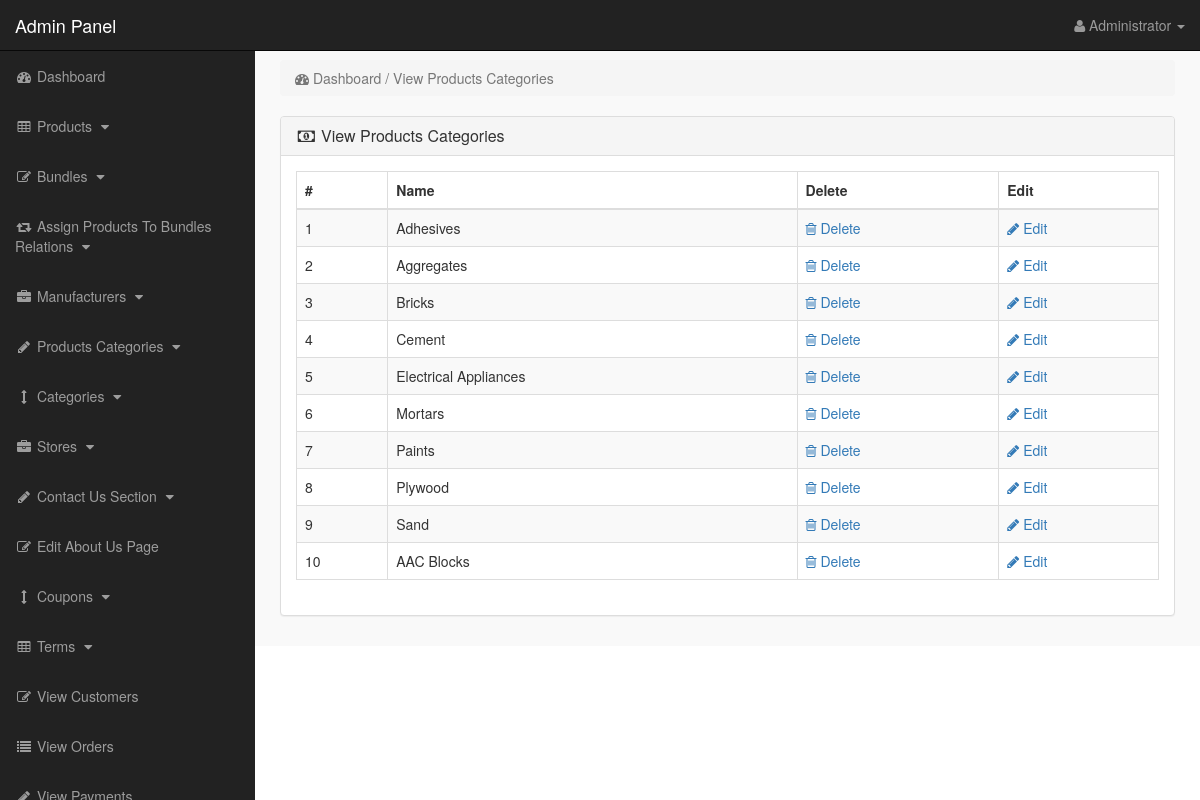
Screenshot of /admin_area/index.php?view_p_cats (signed in) with the database file from the repository.
### tables this page shows
CREATE TABLE `product_categories` (
  `p_cat_id` int(10) NOT NULL,
  `p_cat_title` text NOT NULL,
  `p_cat_top` text NOT NULL,
  `p_cat_image` text NOT NULL
);

### admin_area/view_p_cats.php (the view)
<?php
if(!isset($_SESSION['admin_email'])){
echo "<script>window.open('login.php','_self')</script>";
}
else {
?>
<div class="row">
<div class="col-lg-12">
<ol class="breadcrumb">
<li class="active">
<i class="fa fa-dashboard"></i> Dashboard / View Products Categories
</li>
</ol>
</div>
</div>
<div class="row">
<div class="col-lg-12">
<div class="panel panel-default">
<div class="panel-heading">
<h3 class="panel-title">
<i class="fa fa-money fa-fw"> </i> View Products Categories
</h3>
</div>
<div class="panel-body">
<div class="table-responsive">
<table class="table table-bordered table-hover table-striped">
<thead>
<tr>
<th>#</th>
<th>Name</th>
<th>Delete</th>
<th>Edit</th>
</tr>
</thead>
<tbody>
<?php
$i=0;
$get_p_cats = "select * from product_categories";
$run_p_cats = mysqli_query($con,$get_p_cats);
while($row_p_cats = mysqli_fetch_array($run_p_cats)){
$p_cat_id = $row_p_cats['p_cat_id'];
$p_cat_title = $row_p_cats['p_cat_title'];
$i++;
?>
<tr>
<td> <?php echo $i; ?> </td>
<td> <?php echo $p_cat_title; ?> </td>
<td>
<a href="index.php?delete_p_cat=<?php echo $p_cat_id; ?>">
<i class="fa fa-trash-o"></i> Delete
</a>
</td>
<td>
<a href="index.php?edit_p_cat=<?php echo $p_cat_id; ?>">
<i class="fa fa-pencil"></i> Edit
</a>
</td>
</tr>
<?php } ?>
</tbody>
</table>
</div>
</div>
</div>
</div>
</div>
<?php } ?>

### admin_area/includes/sidebar.php (shortened to what this page needs)
<?php
if(!isset($_SESSION['admin_email'])){
echo "<script>window.open('login.php','_self')</script>";
}
else {
?>
<nav class="navbar navbar-inverse navbar-fixed-top" >
<div class="navbar-header" >
<a class="navbar-brand" href="index.php?dashboard" >Admin Panel</a>
</div>
<ul class="nav navbar-right top-nav" >
<li class="dropdown" >
<a href="#" class="dropdown-toggle" data-toggle="dropdown" >
<i class="fa fa-user" ></i>
<?php echo $admin_name; ?> <b class="caret" ></b>
</a>
</li>
</ul>
<div class="collapse navbar-collapse navbar-ex1-collapse">
<ul class="nav navbar-nav side-nav">
<li>
<a href="index.php?dashboard">
<i class="fa fa-fw fa-dashboard"></i> Dashboard
</a>
</li>
<li>
<a href="#" data-toggle="collapse" data-target="#products">
<i class="fa fa-fw fa-table"></i> Products
<i class="fa fa-fw fa-caret-down"></i>
</a>
</li>
<li>
<a href="#" data-toggle="collapse" data-target="#bundles">
<i class="fa fa-fw fa-edit"></i> Bundles
<i class="fa fa-fw fa-caret-down"></i>
</a>
</li>
<li>
<a href="#" data-toggle="collapse" data-target="#relations">
<i class="fa fa-fw fa-retweet"></i> Assign Products To Bundles Relations
<i class="fa fa-fw fa-caret-down"></i>
</a>
</li>
<li>
<a href="#" data-toggle="collapse" data-target="#manufacturers">
<i class="fa fa-fw fa-briefcase"></i> Manufacturers
<i class="fa fa-fw fa-caret-down"></i>
</a>
</li>
<li>
<a href="#" data-toggle="collapse" data-target="#p_cat">
<i class="fa fa-fw fa-pencil"></i> Products Categories
<i class="fa fa-fw fa-caret-down"></i>
</a>
</li>
<li>
<a href="#" data-toggle="collapse" data-target="#cat">
<i class="fa fa-fw fa-arrows-v"></i> Categories
<i class="fa fa-fw fa-caret-down"></i>
</a>
</li>
<li>
<a href="#" data-toggle="collapse" data-target="#store">
<i class="fa fa-fw fa-briefcase"></i> Stores
<i class="fa fa-fw fa-caret-down"></i>
</a>
</li>
<li>
<a href="#" data-toggle="collapse" data-target="#contact_us">
<i class="fa fa-fw fa-pencil"> </i> Contact Us Section
<i class="fa fa-fw fa-caret-down"></i>
</a>
</li>
<li>
<a href="index.php?edit_about_us">
<i class="fa fa-fw fa-edit"></i> Edit About Us Page
</a>
</li>
<li>
<a href="#" data-toggle="collapse" data-target="#coupons">
<i class="fa fa-fw fa-arrows-v"></i> Coupons
<i class="fa fa-fw fa-caret-down"></i>
</a>
</li>
<li>
<a href="#" data-toggle="collapse" data-target="#terms" >
<i class="fa fa-fw fa-table"></i> Terms
<i class="fa fa-fw fa-caret-down"></i>
</a>
</li>
<li>
<a href="index.php?view_customers">
<i class="fa fa-fw fa-edit"></i> View Customers
</a>
</li>
<li>
<a href="index.php?view_orders">
<i class="fa fa-fw fa-list"></i> View Orders
</a>
</li>
<li>
<a href="index.php?view_payments">
<i class="fa fa-fw fa-pencil"></i> View Payments
</a>
</li>
</ul>
</div>
</nav>
<?php } ?>

### admin_area/css/style.css (style rules this page uses)
body { margin-top:100px; }
@media (min-width: 768px) { body { margin-top:50px; } }
.top-nav { padding:0 15px; }
.top-nav>li { display:inline-block; float:left; }
.top-nav>li>a { padding-top:15px; padding-bottom:15px; line-height:20px; color:#999; }
@media (min-width: 768px) { .side-nav { position:fixed; top:51px; width:255px; border-radius:0; overflow-y:auto; background-color: #222; bottom:0; overflow-x:hidden; padding-bottom:40px; } }
@media (min-width: 768px) { .side-nav>li>a { width:255px; } }
.panel-body { border-radius:5px; }

### rows the page displays
product_categories: p_cat_title "Adhesives"
product_categories: p_cat_title "Aggregates"
product_categories: p_cat_title "Bricks"
product_categories: p_cat_title "Cement"
product_categories: p_cat_title "Electrical Appliances"
product_categories: p_cat_title "Mortars"
product_categories: p_cat_title "Paints"
product_categories: p_cat_title "Plywood"
product_categories: p_cat_title "Sand"
product_categories: p_cat_title "AAC Blocks"

### other values shown
$admin_name "Administrator"
